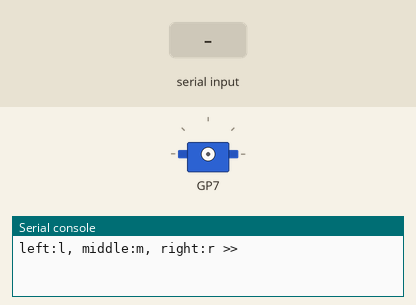
The program below on a simulated Raspberry Pi Pico running MicroPython. On the bench: servo, the last lines printed to the serial console. The test bench sets the inputs (shaded band). Servo angles are drawn from the pulse width (0.5 ms = 0°, 2.5 ms = 180°).

Above: at 1.2 s.
1.3 s: "l" typed at the serial console, then Enter
2.8 s: "r" typed at the serial console, then Enter
At 3.4 s:
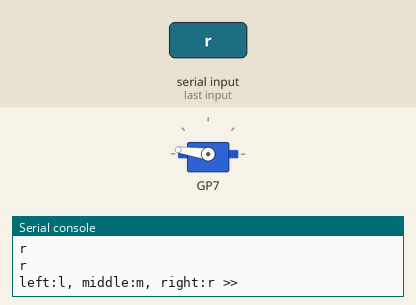
Timing chart, 0 to 5.8 s (numbered marks = the images above; inputs shaded):
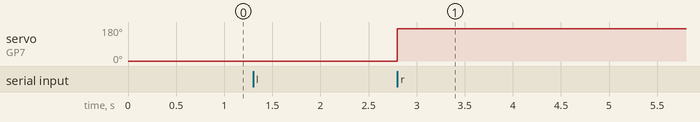

The program:

12_servo_05.py
```python
from servo_all_class2 import ServoMotor

steeringMotorRemote=ServoMotor(7)

try:
    while True:
        cmd = input('left:l, middle:m, right:r >> ')
        print(cmd)
        if cmd == 'q':
            break
        steeringMotorRemote.control(cmd)

except KeyboardInterrupt:
    print("프로그램이 중단되었습니다.")

finally:
    steeringMotorRemote.control('m')

    
```

servo_all_class2.py
```python
from machine import Pin, PWM
import time

class ServoMotor:
    MIN_ANGLE = 1600                              # 서보모터가 0도일 때의 PWM 값
    MAX_ANGLE = 7900                              # 서보모터가 180도일 때의 PWM 값
    MID_ANGLE = (MIN_ANGLE + MAX_ANGLE) // 2      # 서보모터가 90도일 때의 PWM 값
    DEGREE_1 = (MAX_ANGLE - MIN_ANGLE) // 180     # 1도에 해당하는 PWM값 증가량 (7900-1600)//180=35

    def __init__(self, pwm_pin=7):
        self.pwm = PWM(Pin(pwm_pin))
        self.pwm.freq(50)                         # 서보모터는 50Hz PWM 신호를 사용
    def setDutyCycle(self, position):
        self.pwm.duty_u16(position)
    def setAngle(self, angle):
        if 0 <= angle <= 180:                      # 각도가 0 ~ 180 범위 내에 있는지 확인
            # 각도를 PWM 값으로 변환하여 듀티 사이클 설정
            self.setDutyCycle(self.MIN_ANGLE + self.DEGREE_1 * angle)
    def turnLeft(self):
        self.setAngle(0)                           # 서보모터를 0도로 설정 (왼쪽)
    def tunrForward(self):
        self.setAngle(int(90 * 0.85))              # 중앙(90도)보다 약간 앞쪽으로 설정 (85% 위치)
    def turnRight(self):
        self.setAngle(180)                         # 서보모터를 180도로 설정 (오른쪽)
    def control(self, cmd):
        if cmd == 'l':
            self.turnLeft()
        elif cmd == 'm':
            self.turnForward()
        elif cmd == 'r':
            self.turnRight()
```

Measured:
- after the input at 2.8 s, servo on GP7: 0° → 172° at once
